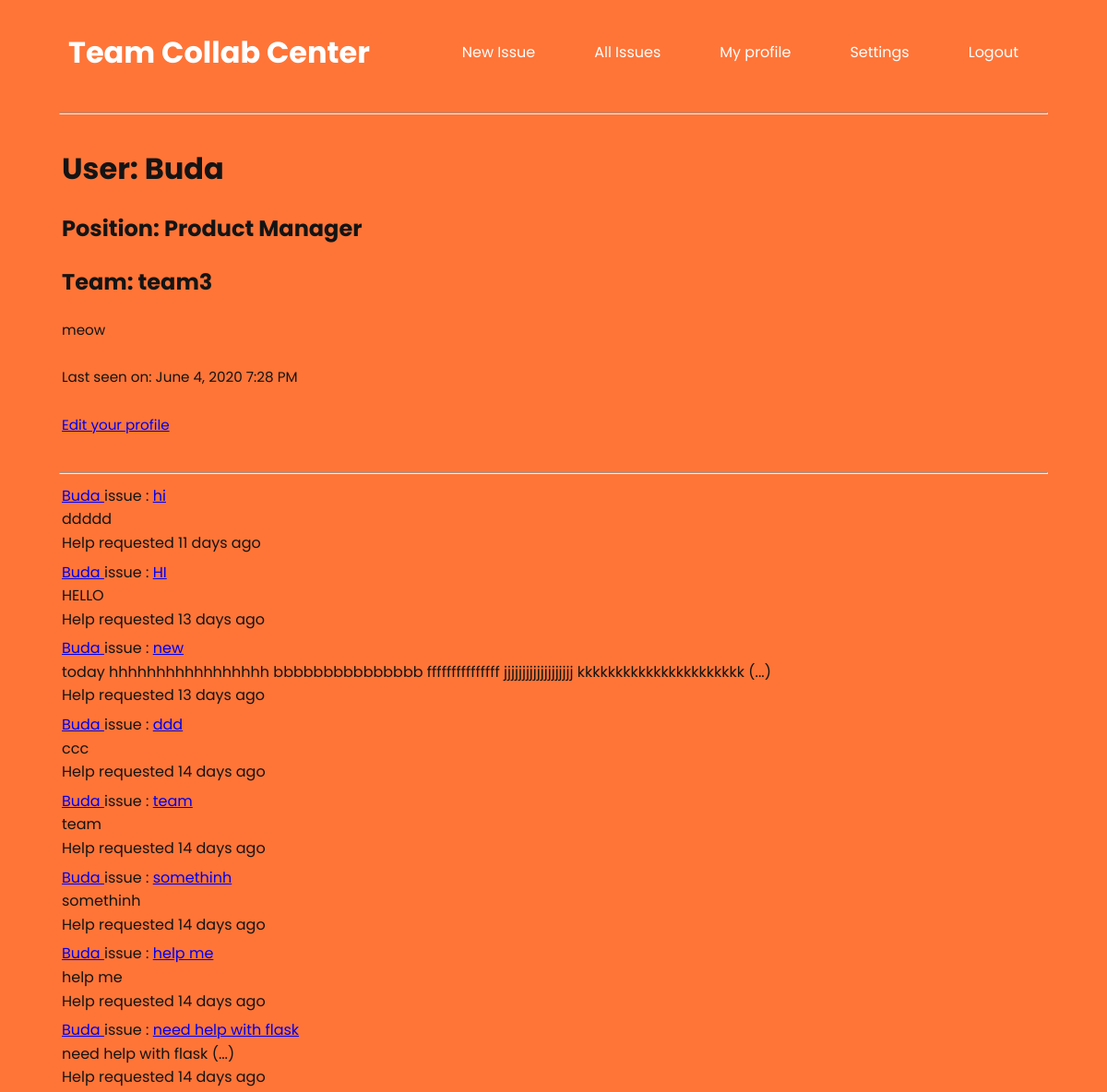
The page /user/Buda (signed in) on the database as committed earlier.
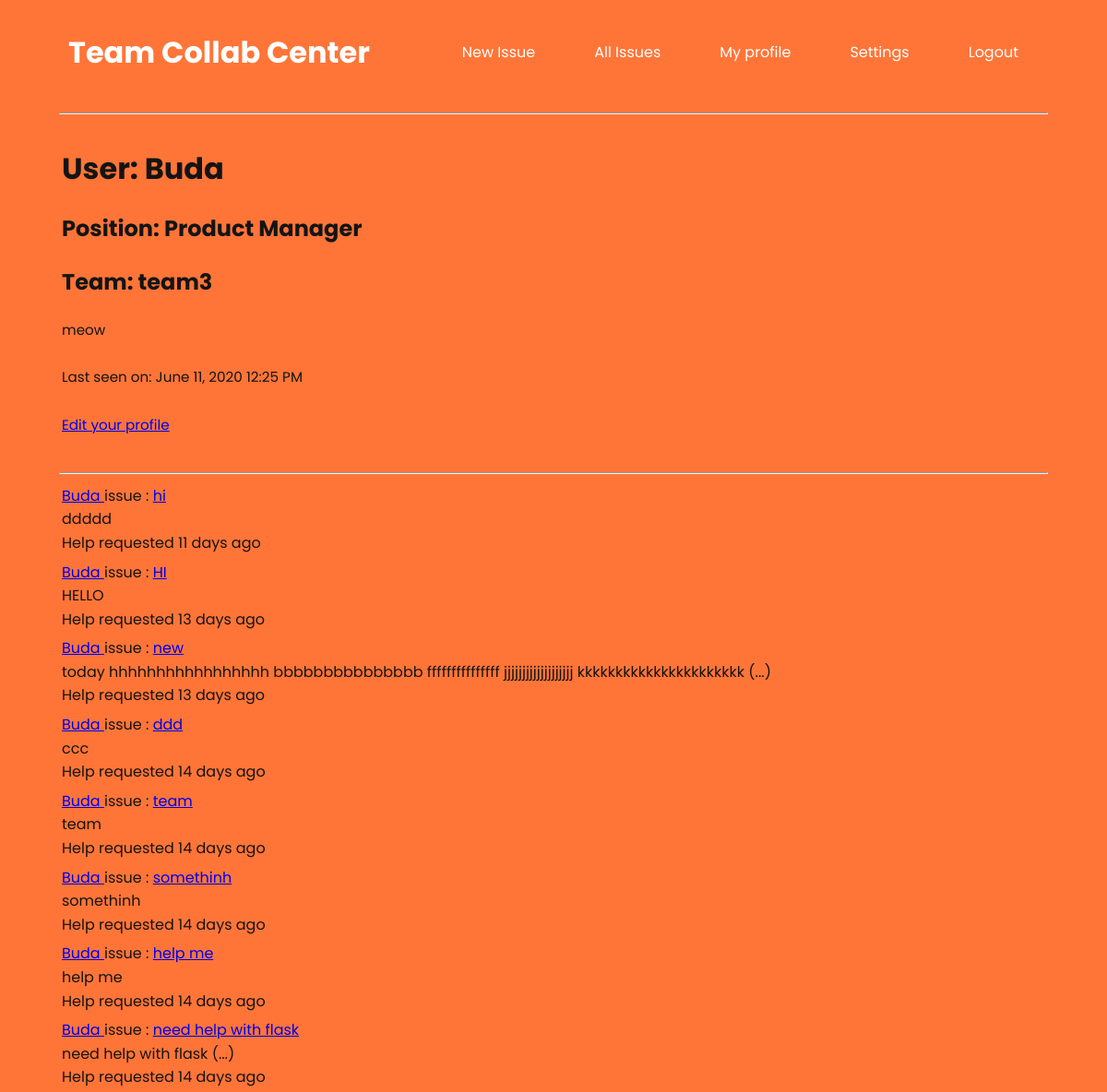
The same page on the database as committed later.
### app/models.py (models this page shows, shortened)
class User(UserMixin, db.Model):
    __tablename__='users'
    id = db.Column(db.Integer, primary_key=True)
    username = db.Column(db.String(64), index=True, unique=True)
    email = db.Column(db.String(120), index=True, unique=True)
    password_hash = db.Column(db.String(128))
    posts = db.relationship('Post', backref='author', lazy='dynamic')
    position_id = db.Column(db.Integer, db.ForeignKey('position.id'))
    about_me = db.Column(db.String(240))
    last_seen = db.Column(db.DateTime, default=datetime.utcnow)
    team_id = db.Column(db.Integer, db.ForeignKey('teams.id'))
    comments = db.relationship('Comment', backref='comment_author', lazy='dynamic')

class Position(db.Model):
    __tablename__='position'
    id = db.Column(db.Integer, primary_key=True)
    name = db.Column(db.String(64), unique=True)
    members = db.relationship('User', backref='position_members')

class Team(db.Model):
    __tablename__='teams'
    id = db.Column(db.Integer, primary_key=True)
    name = db.Column(db.String(64), unique=True)
    members = db.relationship('User', backref='team_members')
    team_posts = db.relationship('Post', backref='team_posts')

class Post(db.Model):
    __tablename__='posts'
    id = db.Column(db.Integer, primary_key=True)
    title = db.Column(db.String(64))
    description = db.Column(db.String(1000))
    timestamp = db.Column(db.DateTime, index=True, default=datetime.utcnow)
    user_id = db.Column(db.Integer, db.ForeignKey('users.id'))
    team_id = db.Column(db.Integer, db.ForeignKey('teams.id'))
    comments = db.relationship('Comment', backref='comment_ticket', lazy='dynamic')

### app/routes.py (the view)
@app.route('/user/<username>')
@login_required
def user(username):
    user = User.query.filter_by(username=username).first_or_404()
    page = request.args.get('page', 1, type=int)
    posts = Post.query.filter_by(user_id=user.id).order_by(
        Post.timestamp.desc()).paginate(
        page, app.config['POSTS_PER_PAGE'], False)
    next_url = url_for('user', username=user.username, page=posts.next_num) \
        if posts.has_next else None
    prev_url = url_for('user', username=user.username, page=posts.prev_num) \
        if posts.has_prev else None
    return render_template('user.html', user=user, posts=posts.items,
                           next_url=next_url, prev_url=prev_url)

### app/models.py (called while the page is built)
@login.user_loader
def load_user(id):
    return User.query.get(int(id))

### app/routes.py (called while the page is built)
@app.before_request
def before_request():
    if current_user.is_authenticated:
        current_user.last_seen = datetime.utcnow()
        db.session.commit()

### app/templates/user.html (shortened to what this page needs)
{% extends "base.html" %}
{% block content %}
    <table>
        <tr valign="top">
            <td>
                <h1>User: {{ user.username }}</h1>
                <h2>Position: {{ user.position_members.name }}</h2>
                <h2>Team: {{ user.team_members.name }}</h2>
                {% if user.about_me %}<p>{{ user.about_me }}</p>{% endif %}
                {% if user.last_seen %}
                    <p>Last seen on: {{ moment(user.last_seen).format('LLL') }}</p>
                {% endif %}
                {% if user == current_user %}
                <p><a href="{{ url_for('edit_profile') }}">Edit your profile</a></p>
                {% endif %}
            </td>
        </tr>
    </table>
    <hr>
    {% for post in posts %}
        {% include '_post.html' %}
    {% endfor %}
{% endblock %}

### app/templates/base.html (shortened to what this page needs)
<!DOCTYPE html>
<html lang="en">
<head>
    <link rel="stylesheet" href="{{ url_for('static',filename='styles/style.css') }}">
</head>
<body>
    <header class="main-header">
        <h1 class="name"><a href="{{ url_for('index') }}">Team Collab Center</a></h1>
        <ul class="main-nav">
            {% if current_user.is_anonymous %}
            <li><a href="{{ url_for('login') }}">Login</a></li>
            {% else %}
            <li><a href="{{ url_for('create_issue') }}">New Issue</a></li>
            <li><a href="{{ url_for('explore') }}">All Issues</a></li>
            <li><a href="{{ url_for('user', username=current_user.username) }}">My profile</a></li>
            <li><a href="#">Settings</a></li>
            <li><a href="{{ url_for('logout') }}">Logout</a></li>
            {% endif %}
        </ul>
    </header>
    <hr>
    {% block content %}{% endblock %}
</body>
</html>

### app/templates/_post.html
<table>
    <tr valign="top">
        <td>
            <a href="{{ url_for('user', username=post.author.username) }}">
            {{ post.author.username }}
            </a>
            issue : <a href="{{ url_for('post_view', id=post.id) }}">{{ post.title }}</a>
            <br>
            {% if post.description|length < 20 %}
                {{ post.description }}
            {% else %}
                {{ post.description[0:100] }} (...)
            {% endif %}
            <br>
            Help requested {{ moment(post.timestamp).fromNow() }}
        </td>
    </tr>
</table>

### app/static/styles/style.css (style rules this page uses)
@media (min-width: 769px) { .main-header, .main-nav { display: -webkit-box; display: -ms-flexbox; display: flex; } }
@media (min-width: 769px) { .main-header { -webkit-box-orient: vertical; -webkit-box-direction: normal; -ms-flex-direction: column; flex-direction: column; -webkit-box-align: center; -ms-flex-align: center; align-items: center; } }
@media (min-width: 1025px) { .main-header { -webkit-box-orient: horizontal; -webkit-box-direction: normal; -ms-flex-direction: row; flex-direction: row; -webkit-box-pack: justify; -ms-flex-pack: justify; justify-content: space-between; } }
* { -webkit-box-sizing: border-box; box-sizing: border-box; }
body { font-family: 'Poppins', sans-serif; line-height: 1.6; margin: 0 4rem; color: #141414; background-color: rgba(255, 102, 35, 0.9); }
.main-header ul { display: -webkit-box; display: -ms-flexbox; display: flex; -webkit-box-orient: horizontal; -webkit-box-direction: normal; -ms-flex-direction: row; flex-direction: row; -ms-flex-wrap: wrap; flex-wrap: wrap; margin: 0; padding: 0; list-style: none; }
.main-header ul li a { padding: 0 2rem; }
.name { font-size: bold; }
.name a, .main-nav a { text-align: center; display: block; padding: 10px 10px; color: white; }
.main-nav li a { color: white; text-decoration: none; }
body h1 a { color: white; text-decoration: none; }
p { font-size: .95em; margin-bottom: 1.8em; }

Rows that differ between the two databases and show on the page:
changed User "Buda": last_seen "June 4, 2020 7:28 PM" → "June 11, 2020 12:25 PM"
